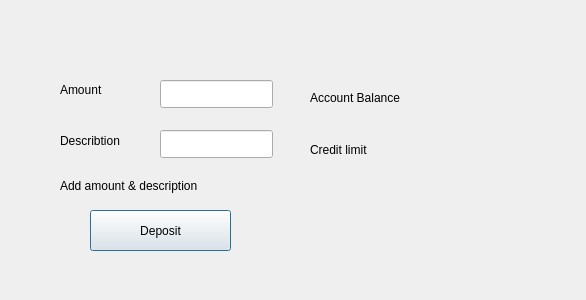
<?xml version="1.0" encoding="UTF-8"?>
<ui version="4.0">
 <class>CardDepositWindow</class>
 <widget class="QDialog" name="CardDepositWindow">
  <property name="geometry">
   <rect>
    <x>0</x>
    <y>0</y>
    <width>586</width>
    <height>300</height>
   </rect>
  </property>
  <property name="windowTitle">
   <string>Dialog</string>
  </property>
  <widget class="QLabel" name="label_3">
   <property name="geometry">
    <rect>
     <x>60</x>
     <y>130</y>
     <width>91</width>
     <height>21</height>
    </rect>
   </property>
   <property name="text">
    <string>Describtion</string>
   </property>
  </widget>
  <widget class="QPushButton" name="btnDeposit">
   <property name="geometry">
    <rect>
     <x>90</x>
     <y>210</y>
     <width>141</width>
     <height>41</height>
    </rect>
   </property>
   <property name="text">
    <string>Deposit</string>
   </property>
  </widget>
  <widget class="QLineEdit" name="textAmount">
   <property name="geometry">
    <rect>
     <x>160</x>
     <y>80</y>
     <width>113</width>
     <height>28</height>
    </rect>
   </property>
  </widget>
  <widget class="QLabel" name="label">
   <property name="geometry">
    <rect>
     <x>60</x>
     <y>80</y>
     <width>63</width>
     <height>20</height>
    </rect>
   </property>
   <property name="text">
    <string>Amount</string>
   </property>
  </widget>
  <widget class="QLabel" name="label_2">
   <property name="geometry">
    <rect>
     <x>310</x>
     <y>90</y>
     <width>121</width>
     <height>16</height>
    </rect>
   </property>
   <property name="text">
    <string>Account Balance</string>
   </property>
  </widget>
  <widget class="QLabel" name="textLimit">
   <property name="geometry">
    <rect>
     <x>410</x>
     <y>140</y>
     <width>91</width>
     <height>20</height>
    </rect>
   </property>
   <property name="text">
    <string/>
   </property>
  </widget>
  <widget class="QLabel" name="textLimitDesc">
   <property name="geometry">
    <rect>
     <x>310</x>
     <y>140</y>
     <width>81</width>
     <height>20</height>
    </rect>
   </property>
   <property name="text">
    <string>Credit limit</string>
   </property>
  </widget>
  <widget class="QLineEdit" name="textDescription">
   <property name="geometry">
    <rect>
     <x>160</x>
     <y>130</y>
     <width>113</width>
     <height>28</height>
    </rect>
   </property>
  </widget>
  <widget class="QLabel" name="textBalance">
   <property name="geometry">
    <rect>
     <x>430</x>
     <y>90</y>
     <width>91</width>
     <height>20</height>
    </rect>
   </property>
   <property name="text">
    <string/>
   </property>
  </widget>
  <widget class="QLabel" name="labelError">
   <property name="geometry">
    <rect>
     <x>60</x>
     <y>170</y>
     <width>211</width>
     <height>31</height>
    </rect>
   </property>
   <property name="text">
    <string>Add amount &amp; description</string>
   </property>
  </widget>
 </widget>
 <resources/>
 <connections/>
</ui>
